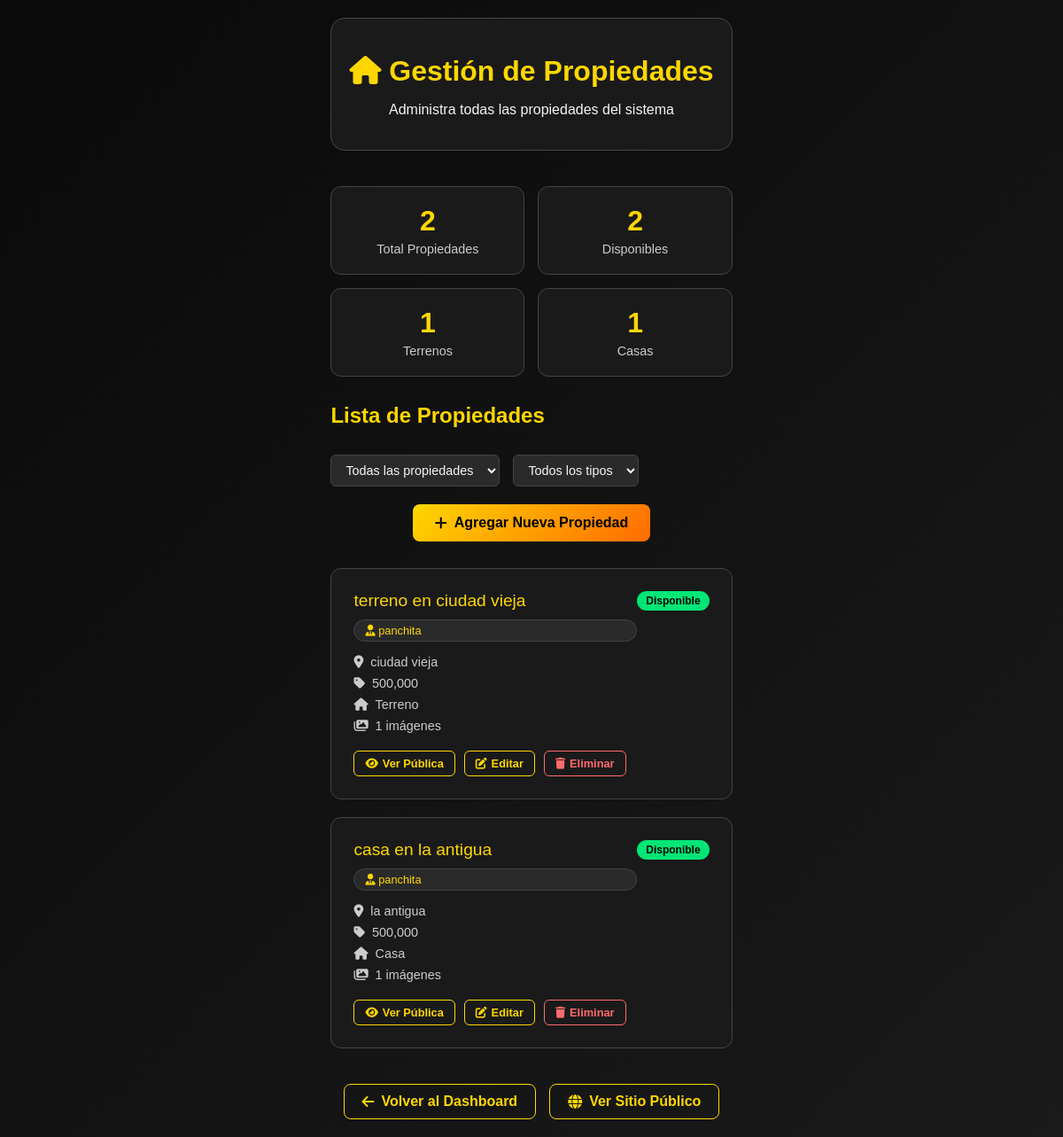
Page /crm/propiedades (signed in) on the committed database.
### tables this page shows
CREATE TABLE propiedades (
                id INTEGER PRIMARY KEY AUTOINCREMENT,
                propietario_id INTEGER,
                titulo_es TEXT NOT NULL,
                descripcion_es TEXT,
                titulo_en TEXT NOT NULL,
                descripcion_en TEXT,
                precio TEXT,
                ubicacion TEXT,
                tipo TEXT,
                estado TEXT DEFAULT 'disponible',
                imagenes TEXT,
                whatsapp TEXT,
                fecha_creacion TEXT NOT NULL,
                activo INTEGER DEFAULT 1,
                FOREIGN KEY (propietario_id) REFERENCES propietarios (id)
            );

CREATE TABLE propietarios (
                id INTEGER PRIMARY KEY AUTOINCREMENT,
                nombre TEXT NOT NULL,
                email TEXT,
                telefono TEXT,
                fecha_registro TEXT NOT NULL,
                activo INTEGER DEFAULT 1
            );

### app.py (the view, shortened to what this page needs)
@app.route('/crm/propiedades', methods=['GET', 'POST'])
def crm_propiedades():
    if not session.get('crm_logged_in'):
        return redirect(url_for('crm_login'))
    propietarios = get_all_propietarios()
    propiedades = get_all_propiedades()
    return render_template('crm_propiedades.html',
                         propietarios=propietarios,
                         propiedades=propiedades)

### app.py (called while the page is built)
def get_db_path():
    return 'terrazen.db'

def get_all_propietarios():
    try:
        conn = sqlite3.connect(get_db_path())
        cursor = conn.cursor()
        cursor.execute('SELECT * FROM propietarios WHERE activo = 1 ORDER BY nombre')
        rows = cursor.fetchall()
        propietarios = []
        for row in rows:
            propietarios.append({
                'id': row[0],
                'nombre': row[1],
                'email': row[2],
                'telefono': row[3],
                'fecha_registro': row[4]
            })
        conn.close()
        return propietarios
    except Exception as e:
        print(f"Error obteniendo propietarios: {e}")
        return []

### templates/crm_propiedades.html (shortened to what this page needs)
<!DOCTYPE html>
<html lang="es">
<head>
    <link rel="stylesheet" href="{{ url_for('static', filename='style.css') }}">
    <link rel="stylesheet" href="https://cdnjs.cloudflare.com/ajax/libs/font-awesome/6.4.0/css/all.min.css">
</head>
<body>
    <div class="crm-container">
        <div class="crm-header">
            <h1><i class="fas fa-home"></i> Gestión de Propiedades</h1>
            <p>Administra todas las propiedades del sistema</p>
        </div>
        <div class="stats">
            <div class="stat-card">
                <div class="stat-number">{{ propiedades|length }}</div>
                <div class="stat-label">Total Propiedades</div>
            </div>
            <div class="stat-card">
                <div class="stat-number">
                    {% set disponibles = propiedades|selectattr('estado', 'equalto', 'disponible')|list|length %}
                    {{ disponibles }}
                </div>
                <div class="stat-label">Disponibles</div>
            </div>
            <div class="stat-card">
                <div class="stat-number">
                    {% set terrenos = propiedades|selectattr('tipo', 'equalto', 'terreno')|list|length %}
                    {{ terrenos }}
                </div>
                <div class="stat-label">Terrenos</div>
            </div>
            <div class="stat-card">
                <div class="stat-number">
                    {% set casas = propiedades|selectattr('tipo', 'equalto', 'casa')|list|length %}
                    {{ casas }}
                </div>
                <div class="stat-label">Casas</div>
            </div>
        </div>
        <div class="header-actions">
            <h2 style="color: #ffd700; margin: 0;">Lista de Propiedades</h2>
        </div>
        <div class="filters">
            <select class="filter-select" onchange="filterProperties(this.value)">
                <option value="all">Todas las propiedades</option>
            </select>
            <select class="filter-select" onchange="filterByType(this.value)">
                <option value="all">Todos los tipos</option>
            </select>
        </div>
        <div style="text-align: center; margin-bottom: 30px;">
            <a href="/crm/propiedades/nueva" class="btn-primary">
                <i class="fas fa-plus"></i> Agregar Nueva Propiedad
            </a>
        </div>
        {% if propiedades %}
        <div class="propiedades-grid">
            {% for propiedad in propiedades %}
            <div class="propiedad-card" data-status="{{ propiedad.estado }}" data-type="{{ propiedad.tipo }}">
                <div class="propiedad-header">
                    <div style="flex: 1;">
                        <div class="propiedad-title">{{ propiedad.titulo_es }}</div>
                        <div class="propietario-badge">
                            <i class="fas fa-user-tie"></i>
                            {{ propiedad.propietario_nombre or 'Propietario no asignado' }}
                        </div>
                    </div>
                    <div class="status-badge status-{{ propiedad.estado }}">
                        {{ propiedad.estado|title }}
                    </div>
                </div>
                <div class="propiedad-info">
                    <i class="fas fa-map-marker-alt"></i>
                    {{ propiedad.ubicacion or 'Ubicación no especificada' }}
                </div>
                <div class="propiedad-info">
                    <i class="fas fa-tag"></i>
                    {{ propiedad.precio or 'Consultar precio' }}
                </div>
                <div class="propiedad-info">
                    <i class="fas fa-home"></i>
                    {{ propiedad.tipo|title }}
                </div>
                <div class="propiedad-info">
                    <i class="fas fa-images"></i>
                    {{ propiedad.imagenes|length }} imágenes
                </div>
                <div class="propiedad-actions">
                    <a href="/propiedad/{{ propiedad.id }}"
                       class="btn-small btn-secondary" target="_blank">
                        <i class="fas fa-eye"></i> Ver Pública
                    </a>
                    <a href="/crm/propiedades/editar/{{ propiedad.id }}"
                       class="btn-small btn-secondary">
                        <i class="fas fa-edit"></i> Editar
                    </a>
                    <a href="/crm/propiedades/eliminar/{{ propiedad.id }}"
                       class="btn-small btn-danger"
                       onclick="return confirm('¿Estás seguro de que quieres eliminar esta propiedad?')">
                        <i class="fas fa-trash"></i> Eliminar
                    </a>
                </div>
            </div>
            {% endfor %}
        </div>
        {% endif %}
        <div class="admin-actions">
            <a href="/crm/dashboard" class="btn-secondary">
                <i class="fas fa-arrow-left"></i> Volver al Dashboard
            </a>
            <a href="/propiedades" class="btn-secondary" target="_blank">
                <i class="fas fa-globe"></i> Ver Sitio Público
            </a>
        </div>
    </div>
</body>
</html>

### static/style.css (style rules this page uses)
body { margin: 0; font-family: 'Poppins', sans-serif; background: linear-gradient(135deg, #0a0a0a, #1a1a1a); color: #f4f4f4; display: flex; justify-content: center; align-items: center; min-height: 100vh; }
.btn-primary { display: inline-block; padding: 12px 25px; background-color: #2c5aa0; color: white; text-decoration: none; border-radius: 5px; margin: 0 10px; }

### templates/crm_propiedades.html (style rules this page uses)
.crm-container { max-width: 1200px; margin: 0 auto; padding: 20px; color: #f4f4f4; }
.crm-header { text-align: center; margin-bottom: 40px; padding: 20px; background: #1a1a1a; border-radius: 16px; border: 1px solid #444; }
.crm-header h1 { color: #ffd700; margin-bottom: 10px; }
.header-actions { display: flex; justify-content: space-between; align-items: center; margin-bottom: 30px; flex-wrap: wrap; gap: 15px; }
.btn-primary { background: linear-gradient(135deg, #ffd700, #ff6b00); color: #000; padding: 12px 25px; border: none; border-radius: 8px; font-weight: 600; text-decoration: none; transition: all 0.3s ease; cursor: pointer; display: inline-flex; align-items: center; gap: 8px; }
.btn-secondary { background: transparent; color: #ffd700; padding: 10px 20px; border: 1px solid #ffd700; border-radius: 8px; font-weight: 600; text-decoration: none; transition: all 0.3s ease; cursor: pointer; display: inline-flex; align-items: center; gap: 8px; }
.btn-danger { background: transparent; color: #ff6b6b; padding: 8px 15px; border: 1px solid #ff6b6b; border-radius: 6px; font-weight: 600; text-decoration: none; transition: all 0.3s ease; cursor: pointer; display: inline-flex; align-items: center; gap: 5px; font-size: 0.9rem; }
.btn-small { padding: 6px 12px; font-size: 0.8rem; text-decoration: none; border-radius: 6px; display: inline-flex; align-items: center; gap: 5px; }
.propiedades-grid { display: grid; grid-template-columns: repeat(auto-fill, minmax(350px, 1fr)); gap: 20px; margin-top: 20px; }
.propiedad-card { background: #1a1a1a; border: 1px solid #444; border-radius: 12px; padding: 25px; transition: all 0.3s ease; position: relative; }
.propiedad-header { display: flex; justify-content: space-between; align-items: flex-start; margin-bottom: 15px; }
.propiedad-title { color: #ffd700; font-size: 1.2rem; margin-bottom: 10px; }
.propiedad-info { color: #ccc; margin-bottom: 8px; display: flex; align-items: center; gap: 8px; font-size: 0.9rem; }
.propiedad-actions { display: flex; gap: 10px; margin-top: 20px; flex-wrap: wrap; }
.propietario-badge { background: #2a2a2a; padding: 4px 12px; border-radius: 20px; font-size: 0.8rem; color: #ffd700; border: 1px solid #444; }
.status-badge { padding: 4px 10px; border-radius: 12px; font-size: 0.75rem; font-weight: bold; }
.status-disponible { background: #00e676; color: #000; }
.admin-actions { display: flex; gap: 15px; margin-top: 40px; justify-content: center; flex-wrap: wrap; }
.stats { display: grid; grid-template-columns: repeat(auto-fit, minmax(200px, 1fr)); gap: 15px; margin-bottom: 30px; }
.stat-card { background: #1a1a1a; padding: 20px; border-radius: 12px; text-align: center; border: 1px solid #444; }
.stat-number { font-size: 2rem; font-weight: bold; color: #ffd700; margin-bottom: 5px; }
.stat-label { color: #ccc; font-size: 0.9rem; }
.filters { display: flex; gap: 15px; margin-bottom: 20px; flex-wrap: wrap; align-items: center; }
.filter-select { background: #2a2a2a; color: #f4f4f4; border: 1px solid #444; border-radius: 6px; padding: 8px 12px; font-size: 0.9rem; }

### rows in the picture
propiedades: titulo_es "terreno en ciudad vieja", nombre "panchita", estado "Disponible", ubicacion "ciudad vieja", precio "500,000", tipo "Terreno", imagenes|length "1"
propiedades: titulo_es "casa en la antigua", nombre "panchita", estado "Disponible", ubicacion "la antigua", precio "500,000", tipo "Casa", imagenes|length "1"

### other values in the picture
{{ propiedades|length }} "2"
{{ disponibles }} "2"
{{ terrenos }} "1"
{{ casas }} "1"
